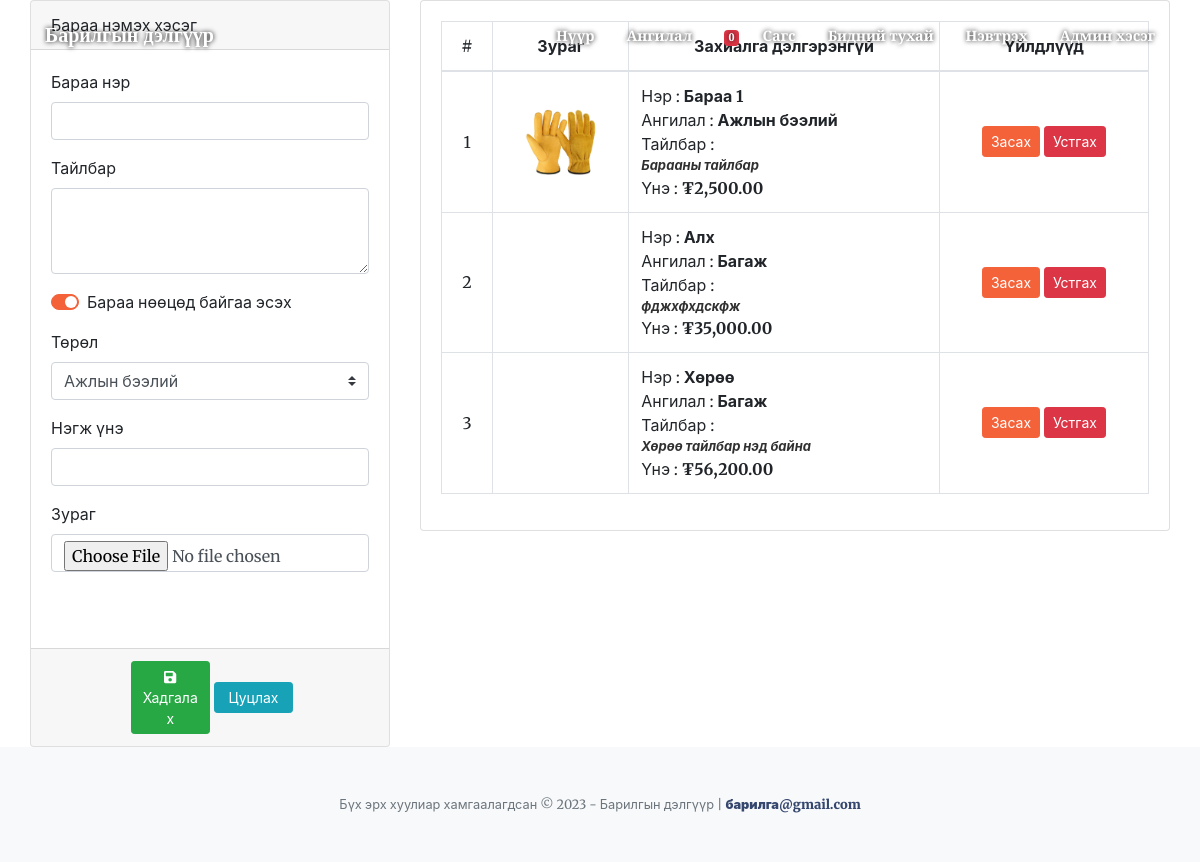
/index.php?page=menu (signed in), run on the app's committed database.
### tables this page shows
CREATE TABLE `product_list` (
  `id` int(30) NOT NULL,
  `category_id` int(30) NOT NULL,
  `name` varchar(100) NOT NULL,
  `description` text NOT NULL,
  `price` float NOT NULL DEFAULT 0,
  `img_path` text NOT NULL,
  `status` tinyint(1) NOT NULL DEFAULT 1 COMMENT '0= unavailable, 2 Available'
);

CREATE TABLE `category_list` (
  `id` int(30) NOT NULL,
  `name` text NOT NULL
);

### admin/menu.php (the view, shortened to what this page needs)
<?php include('db_connect.php'); ?>
<div class="container-fluid">
	<div class="col-lg-12">
		<div class="row">
			<div class="col-md-4">
				<form action="" id="manage-menu">
					<div class="card">
						<div class="card-header">
							Бараа нэмэх хэсэг
						</div>
						<div class="card-body">
							<div class="form-group">
								<label class="control-label">Бараа нэр</label>
								<input type="text" class="form-control" name="name">
							</div>
							<div class="form-group">
								<label class="control-label">Тайлбар</label>
								<textarea cols="30" rows="3" class="form-control" name="description"></textarea>
							</div>
							<div class="form-group">
								<div class="custom-control custom-switch">
									<label class="custom-control-label" for="availability">Бараа нөөцөд байгаа эсэх</label>
								</div>
							</div>
							<div class="form-group">
								<label class="control-label">Төрөл </label>
								<select name="category_id" id="" class="custom-select browser-default">
									<?php
									$cat = $conn->query("SELECT * FROM category_list order by name asc ");
									while ($row = $cat->fetch_assoc()) :
									?>
										<option value="<?php echo $row['id'] ?>"><?php echo $row['name'] ?></option>
									<?php endwhile; ?>
								</select>
							</div>
							<div class="form-group">
								<label class="control-label">Нэгж үнэ</label>
								<input type="number" class="form-control text-right" name="price" step="any">
							</div>
							<div class="form-group">
								<label for="" class="control-label">Зураг</label>
								<input type="file" class="form-control" name="img" onchange="displayImg(this,$(this))">
							</div>
							<div class="form-group">
							</div>
						</div>
						<div class="card-footer">
							<div class="row">
								<div class="col-md-12">
									<button class="btn btn-sm btn-success col-sm-3 offset-md-3"><span class="fa fa-save"></span> Хадгалах</button>
									<button class="btn btn-sm btn-info col-sm-3" type="button" onclick="$('#manage-menu').get(0).reset()"> Цуцлах</button>
								</div>
							</div>
						</div>
					</div>
				</form>
			</div>
			<div class="col-md-8">
				<div class="card">
					<div class="card-body">
						<div class="table-responsive">
							<table class="table table-bordered table-hover">
								<thead>
									<tr>
										<th class="text-center">#</th>
										<th class="text-center">Зураг</th>
										<th class="text-center">Захиалга дэлгэрэнгүй</th>
										<th class="text-center">Үйлдлүүд</th>
									</tr>
								</thead>
								<tbody>
									<?php
									$i = 1;
									$cats = $conn->query("SELECT p.*, c.name as cat FROM product_list p inner join category_list c on c.id = p.category_id order by p.id asc");
									while ($row = $cats->fetch_assoc()) :
									?>
										<tr>
											<td class="text-center"><?php echo $i++ ?></td>
											<td class="text-center">
												<img src="<?php echo isset($row['img_path']) ? '../assets/img/' . $row['img_path'] : '' ?>" alt="" id="cimg">
											</td>
											<td class="">
												<p>Нэр : <b><?php echo $row['name'] ?></b></p>
												<p>Ангилал : <b><?php echo $row['cat'] ?></b></p>
												<p>Тайлбар : <b class="truncate"><?php echo $row['description'] ?></b></p>
												<p>Үнэ : <b><?php echo "₮" . number_format($row['price'], 2) ?></b></p>
											</td>
											<td class="text-center">
												<button class="btn btn-sm btn-primary edit_menu" type="button" data-id="<?php echo $row['id'] ?>" data-name="<?php echo $row['name'] ?>" data-status="<?php echo $row['status'] ?>" data-description="<?php echo $row['description'] ?>" data-price="<?php echo $row['price'] ?>" data-category_id="<?php echo $row['category_id'] ?>" data-img_path="<?php echo $row['img_path'] ?>">Засах</button>
												<button class="btn btn-sm btn-danger delete_menu" type="button" data-id="<?php echo $row['id'] ?>">Устгах</button>
											</td>
										</tr>
									<?php endwhile; ?>
								</tbody>
							</table>
						</div>
					</div>
				</div>
			</div>
		</div>
	</div>
</div>

### index.php (shortened to what this page needs)
<!DOCTYPE html>
<html lang="en">
<?php
include('header.php');
include('admin/db_connect.php');
?>
<body id="page-top">
  <nav class="navbar navbar-expand-lg navbar-light fixed-top py-3" id="mainNav">
    <div class="container">
      <a class="navbar-brand js-scroll-trigger" href="./"><?php echo $_SESSION['setting_name'] ?></a>
      <div class="collapse navbar-collapse" id="navbarResponsive">
        <ul class="navbar-nav ml-auto my-2 my-lg-0">
          <li class="nav-item"><a class="nav-link js-scroll-trigger" href="index.php?page=home">Нүүр</a></li>
          <?php
          $categories = $conn->query("SELECT * FROM `category_list` order by `name` asc");
          if ($categories->num_rows > 0) :
          ?>
            <li class="nav-item position-relative " id="cat-menu-link">
              <a class="nav-link" href="#">Ангилал</a>
            </li>
          <?php endif; ?>
          <li class="nav-item"><a class="nav-link js-scroll-trigger" href="index.php?page=cart_list"><span> <span class="badge badge-danger item_count">0</span> <i class="fa fa-shopping-cart"></i> </span>Сагс</a></li>
          <li class="nav-item"><a class="nav-link js-scroll-trigger" href="index.php?page=about">Бидний тухай</a></li>
          <?php if (isset($_SESSION['login_user_id'])) : ?>
            <li class="nav-item"><a class="nav-link js-scroll-trigger" href="admin/ajax.php?action=logout2"><?php echo "Welcome " . $_SESSION['login_first_name'] . ' ' . $_SESSION['login_last_name'] ?> <i class="fa fa-power-off"></i></a></li>
          <?php else : ?>
            <li class="nav-item"><a class="nav-link js-scroll-trigger" href="javascript:void(0)" id="login_now">Нэвтрэх</a></li>
            <li class="nav-item"><a class="nav-link js-scroll-trigger" href="./admin">Админ хэсэг</a></li>
          <?php endif; ?>
        </ul>
      </div>
    </div>
  </nav>
  <?php
  $page = isset($_GET['page']) ? $_GET['page'] : "home";
  include $page . '.php';
  ?>
  <footer class="bg-light py-5">
    <div class="container">
      <div class="small text-center text-muted">Бүх эрх хуулиар хамгаалагдсан © <?= date("Y") ?> - <?= $_SESSION['setting_name'] ?> | <a href="mailto:test@mail.com" target="_blank">барилга@gmail.com</a></div>
    </div>
  </footer>
</body>
</html>

### header.php (shortened to what this page needs)
<link href="https://cdnjs.cloudflare.com/ajax/libs/magnific-popup.js/1.1.0/magnific-popup.min.css" rel="stylesheet" />
<link href="admin/assets/vendor/bootstrap-datepicker/css/bootstrap-datepicker.css" rel="stylesheet" />
<link href="css/styles.css" rel="stylesheet" />

### admin/menu.php (style rules this page uses)
img#cimg, .cimg { max-height: 10vh; max-width: 6vw; }
td { vertical-align: middle !important; }
td p { margin: unset !important; }
.custom-switch, .custom-control-input, .custom-control-label { cursor: pointer; }
b.truncate { overflow: hidden; text-overflow: ellipsis; display: -webkit-box; -webkit-line-clamp: 3; -webkit-box-orient: vertical; font-size: small; color: #000000cf; font-style: italic; }

### data on the page
product_list: img_path (picture), name "Бараа 1", category_list.name "Ажлын бээлий", description "Барааны тайлбар", price "2,500.00"
product_list: name "Алх", category_list.name "Багаж", description "фджхфхдскфж", price "35,000.00"
product_list: name "Хөрөө", category_list.name "Багаж", description "Хөрөө тайлбар нэд байна", price "56,200.00"

### other printed values
$_SESSION['setting_name'] "Барилгын дэлгүүр"
form field category_id "Ажлын бээлий"
